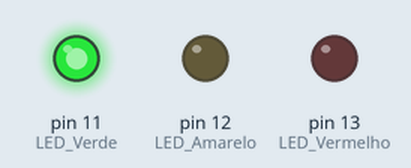
Recording of a sketch running on a simulated Arduino Uno, built with avr-gcc and run on an emulated ATmega328P. Parts: output pins drawn as LEDs (lit = HIGH).

Above: at 1.5 s.
At 4.0 s:
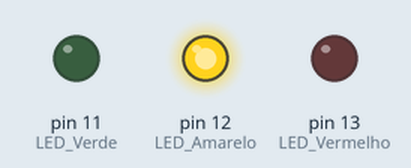
At 7.5 s:
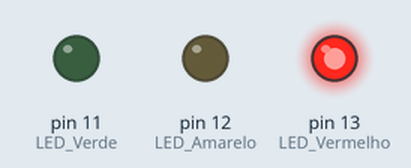
Timing chart, 0 to 13.0 s (numbered marks = the images above):
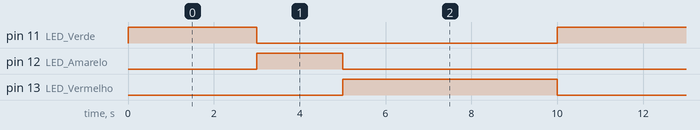

Measured:
- by itself, pin 11 (LED_Verde): alternates HIGH for 3.0 s and LOW for 7.0 s
- by itself, pin 12 (LED_Amarelo): alternates HIGH for 2.0 s and LOW for 8.0 s
- by itself, pin 13 (LED_Vermelho): alternates HIGH for 5.0 s and LOW for 5.0 s

The sketch:

Semaforo_simples.ino
```cpp
void setup() {
  // Configura os pinos ddos LEDs como saída
  pinMode(11, OUTPUT); //LED Verde
  pinMode(12, OUTPUT); //LED Amarelo
  pinMode(13, OUTPUT); //LED Vermelho

}

void loop() {
  // Sinal aberto: apaga o LED Vermelho, acende Verde
  digitalWrite(11, HIGH);
  digitalWrite(12, LOW);
  digitalWrite(13, LOW);
  delay(3000); // Espera 3 segundo(s)

  //Sinal fechado: apaga Verde, abre Amarelo
  digitalWrite(11, LOW);
  digitalWrite(12, HIGH);
  digitalWrite(13, LOW);
  delay(2000); // Espera 2 segundo(s)

  //Sinal fechado: apaga Amarelo e acende Vermelho
  digitalWrite(11, LOW);
  digitalWrite(12, LOW);
  digitalWrite(13, HIGH);
  delay(5000); // Espera 5 segundo(s)
}
```
